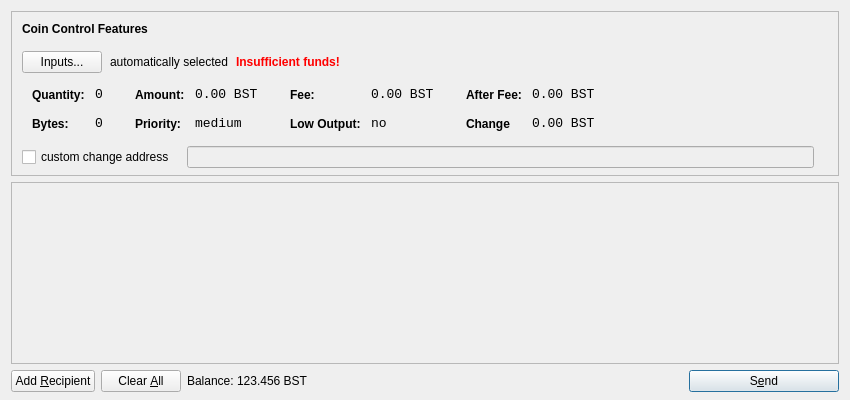
<?xml version="1.0" encoding="UTF-8"?>
<ui version="4.0">
 <class>SendCoinsDialog</class>
 <widget class="QDialog" name="SendCoinsDialog">
  <property name="geometry">
   <rect>
    <x>0</x>
    <y>0</y>
    <width>850</width>
    <height>400</height>
   </rect>
  </property>
  <property name="windowTitle">
   <string>Send Coins</string>
  </property>
  <layout class="QVBoxLayout" name="verticalLayout" stretch="0,1,0">
   <property name="bottomMargin">
    <number>8</number>
   </property>
   <item>
    <widget class="QFrame" name="frameCoinControl">
     <property name="sizePolicy">
      <sizepolicy hsizetype="Expanding" vsizetype="Expanding">
       <horstretch>0</horstretch>
       <verstretch>0</verstretch>
      </sizepolicy>
     </property>
     <property name="maximumSize">
      <size>
       <width>16777215</width>
       <height>16777215</height>
      </size>
     </property>
     <property name="frameShape">
      <enum>QFrame::StyledPanel</enum>
     </property>
     <property name="frameShadow">
      <enum>QFrame::Sunken</enum>
     </property>
     <layout class="QVBoxLayout" name="verticalLayoutCoinControl2">
      <property name="spacing">
       <number>-1</number>
      </property>
      <property name="leftMargin">
       <number>0</number>
      </property>
      <property name="topMargin">
       <number>0</number>
      </property>
      <property name="rightMargin">
       <number>0</number>
      </property>
      <property name="bottomMargin">
       <number>6</number>
      </property>
      <item>
       <layout class="QVBoxLayout" name="verticalLayoutCoinControl" stretch="0,0,0,0,1">
        <property name="spacing">
         <number>0</number>
        </property>
        <property name="leftMargin">
         <number>10</number>
        </property>
        <property name="topMargin">
         <number>10</number>
        </property>
        <item>
         <layout class="QHBoxLayout" name="horizontalLayoutCoinControl1">
          <property name="bottomMargin">
           <number>15</number>
          </property>
          <item>
           <widget class="QLabel" name="labelCoinControlFeatures">
            <property name="sizePolicy">
             <sizepolicy hsizetype="Preferred" vsizetype="Maximum">
              <horstretch>0</horstretch>
              <verstretch>0</verstretch>
             </sizepolicy>
            </property>
            <property name="font">
             <font>
              <weight>75</weight>
              <bold>true</bold>
             </font>
            </property>
            <property name="styleSheet">
             <string notr="true">font-weight:bold;</string>
            </property>
            <property name="text">
             <string>Coin Control Features</string>
            </property>
           </widget>
          </item>
         </layout>
        </item>
        <item>
         <layout class="QHBoxLayout" name="horizontalLayoutCoinControl2" stretch="0,0,0,0">
          <property name="spacing">
           <number>8</number>
          </property>
          <property name="bottomMargin">
           <number>10</number>
          </property>
          <item>
           <widget class="QPushButton" name="pushButtonCoinControl">
            <property name="styleSheet">
             <string notr="true"/>
            </property>
            <property name="text">
             <string>Inputs...</string>
            </property>
           </widget>
          </item>
          <item>
           <widget class="QLabel" name="labelCoinControlAutomaticallySelected">
            <property name="text">
             <string>automatically selected</string>
            </property>
            <property name="margin">
             <number>5</number>
            </property>
           </widget>
          </item>
          <item>
           <widget class="QLabel" name="labelCoinControlInsuffFunds">
            <property name="font">
             <font>
              <weight>75</weight>
              <bold>true</bold>
             </font>
            </property>
            <property name="styleSheet">
             <string notr="true">color:red;font-weight:bold;</string>
            </property>
            <property name="text">
             <string>Insufficient funds!</string>
            </property>
            <property name="margin">
             <number>5</number>
            </property>
           </widget>
          </item>
          <item>
           <spacer name="horizontalSpacerCoinControl">
            <property name="orientation">
             <enum>Qt::Horizontal</enum>
            </property>
            <property name="sizeHint" stdset="0">
             <size>
              <width>40</width>
              <height>1</height>
             </size>
            </property>
           </spacer>
          </item>
         </layout>
        </item>
        <item>
         <widget class="QWidget" name="widgetCoinControl" native="true">
          <property name="sizePolicy">
           <sizepolicy hsizetype="Preferred" vsizetype="Preferred">
            <horstretch>0</horstretch>
            <verstretch>0</verstretch>
           </sizepolicy>
          </property>
          <property name="minimumSize">
           <size>
            <width>0</width>
            <height>0</height>
           </size>
          </property>
          <property name="styleSheet">
           <string notr="true"/>
          </property>
          <layout class="QHBoxLayout" name="horizontalLayoutCoinControl5">
           <property name="margin">
            <number>0</number>
           </property>
           <item>
            <layout class="QHBoxLayout" name="horizontalLayoutCoinControl3" stretch="0,0,0,1">
             <property name="spacing">
              <number>20</number>
             </property>
             <property name="topMargin">
              <number>0</number>
             </property>
             <property name="bottomMargin">
              <number>10</number>
             </property>
             <item>
              <layout class="QFormLayout" name="formLayoutCoinControl1">
               <property name="horizontalSpacing">
                <number>10</number>
               </property>
               <property name="verticalSpacing">
                <number>14</number>
               </property>
               <property name="leftMargin">
                <number>10</number>
               </property>
               <property name="topMargin">
                <number>4</number>
               </property>
               <property name="rightMargin">
                <number>6</number>
               </property>
               <item row="0" column="0">
                <widget class="QLabel" name="labelCoinControlQuantityText">
                 <property name="styleSheet">
                  <string notr="true">font-weight:bold;</string>
                 </property>
                 <property name="text">
                  <string>Quantity:</string>
                 </property>
                 <property name="margin">
                  <number>0</number>
                 </property>
                </widget>
               </item>
               <item row="0" column="1">
                <widget class="QLabel" name="labelCoinControlQuantity">
                 <property name="font">
                  <font>
                   <family>Monospace</family>
                   <pointsize>10</pointsize>
                  </font>
                 </property>
                 <property name="cursor">
                  <cursorShape>IBeamCursor</cursorShape>
                 </property>
                 <property name="contextMenuPolicy">
                  <enum>Qt::ActionsContextMenu</enum>
                 </property>
                 <property name="text">
                  <string>0</string>
                 </property>
                 <property name="margin">
                  <number>0</number>
                 </property>
                 <property name="textInteractionFlags">
                  <set>Qt::LinksAccessibleByMouse|Qt::TextSelectableByKeyboard|Qt::TextSelectableByMouse</set>
                 </property>
                </widget>
               </item>
               <item row="1" column="0">
                <widget class="QLabel" name="labelCoinControlBytesText">
                 <property name="styleSheet">
                  <string notr="true">font-weight:bold;</string>
                 </property>
                 <property name="text">
                  <string>Bytes:</string>
                 </property>
                </widget>
               </item>
               <item row="1" column="1">
                <widget class="QLabel" name="labelCoinControlBytes">
                 <property name="font">
                  <font>
                   <family>Monospace</family>
                   <pointsize>10</pointsize>
                  </font>
                 </property>
                 <property name="cursor">
                  <cursorShape>IBeamCursor</cursorShape>
                 </property>
                 <property name="contextMenuPolicy">
                  <enum>Qt::ActionsContextMenu</enum>
                 </property>
                 <property name="text">
                  <string>0</string>
                 </property>
                 <property name="textInteractionFlags">
                  <set>Qt::LinksAccessibleByMouse|Qt::TextSelectableByKeyboard|Qt::TextSelectableByMouse</set>
                 </property>
                </widget>
               </item>
              </layout>
             </item>
             <item>
              <layout class="QFormLayout" name="formLayoutCoinControl2">
               <property name="horizontalSpacing">
                <number>10</number>
               </property>
               <property name="verticalSpacing">
                <number>14</number>
               </property>
               <property name="leftMargin">
                <number>6</number>
               </property>
               <property name="topMargin">
                <number>4</number>
               </property>
               <property name="rightMargin">
                <number>6</number>
               </property>
               <item row="0" column="0">
                <widget class="QLabel" name="labelCoinControlAmountText">
                 <property name="styleSheet">
                  <string notr="true">font-weight:bold;</string>
                 </property>
                 <property name="text">
                  <string>Amount:</string>
                 </property>
                 <property name="margin">
                  <number>0</number>
                 </property>
                </widget>
               </item>
               <item row="0" column="1">
                <widget class="QLabel" name="labelCoinControlAmount">
                 <property name="font">
                  <font>
                   <family>Monospace</family>
                   <pointsize>10</pointsize>
                  </font>
                 </property>
                 <property name="cursor">
                  <cursorShape>IBeamCursor</cursorShape>
                 </property>
                 <property name="contextMenuPolicy">
                  <enum>Qt::ActionsContextMenu</enum>
                 </property>
                 <property name="text">
                  <string>0.00 BST</string>
                 </property>
                 <property name="textInteractionFlags">
                  <set>Qt::LinksAccessibleByMouse|Qt::TextSelectableByKeyboard|Qt::TextSelectableByMouse</set>
                 </property>
                </widget>
               </item>
               <item row="1" column="0">
                <widget class="QLabel" name="labelCoinControlPriorityText">
                 <property name="styleSheet">
                  <string notr="true">font-weight:bold;</string>
                 </property>
                 <property name="text">
                  <string>Priority:</string>
                 </property>
                </widget>
               </item>
               <item row="1" column="1">
                <widget class="QLabel" name="labelCoinControlPriority">
                 <property name="font">
                  <font>
                   <family>Monospace</family>
                   <pointsize>10</pointsize>
                  </font>
                 </property>
                 <property name="cursor">
                  <cursorShape>IBeamCursor</cursorShape>
                 </property>
                 <property name="contextMenuPolicy">
                  <enum>Qt::ActionsContextMenu</enum>
                 </property>
                 <property name="text">
                  <string>medium</string>
                 </property>
                 <property name="textInteractionFlags">
                  <set>Qt::LinksAccessibleByMouse|Qt::TextSelectableByKeyboard|Qt::TextSelectableByMouse</set>
                 </property>
                </widget>
               </item>
              </layout>
             </item>
             <item>
              <layout class="QFormLayout" name="formLayoutCoinControl3">
               <property name="horizontalSpacing">
                <number>10</number>
               </property>
               <property name="verticalSpacing">
                <number>14</number>
               </property>
               <property name="leftMargin">
                <number>6</number>
               </property>
               <property name="topMargin">
                <number>4</number>
               </property>
               <property name="rightMargin">
                <number>6</number>
               </property>
               <item row="0" column="0">
                <widget class="QLabel" name="labelCoinControlFeeText">
                 <property name="styleSheet">
                  <string notr="true">font-weight:bold;</string>
                 </property>
                 <property name="text">
                  <string>Fee:</string>
                 </property>
                 <property name="margin">
                  <number>0</number>
                 </property>
                </widget>
               </item>
               <item row="0" column="1">
                <widget class="QLabel" name="labelCoinControlFee">
                 <property name="font">
                  <font>
                   <family>Monospace</family>
                   <pointsize>10</pointsize>
                  </font>
                 </property>
                 <property name="cursor">
                  <cursorShape>IBeamCursor</cursorShape>
                 </property>
                 <property name="contextMenuPolicy">
                  <enum>Qt::ActionsContextMenu</enum>
                 </property>
                 <property name="text">
                  <string>0.00 BST</string>
                 </property>
                 <property name="textInteractionFlags">
                  <set>Qt::LinksAccessibleByMouse|Qt::TextSelectableByKeyboard|Qt::TextSelectableByMouse</set>
                 </property>
                </widget>
               </item>
               <item row="1" column="0">
                <widget class="QLabel" name="labelCoinControlLowOutputText">
                 <property name="styleSheet">
                  <string notr="true">font-weight:bold;</string>
                 </property>
                 <property name="text">
                  <string>Low Output:</string>
                 </property>
                </widget>
               </item>
               <item row="1" column="1">
                <widget class="QLabel" name="labelCoinControlLowOutput">
                 <property name="font">
                  <font>
                   <family>Monospace</family>
                   <pointsize>10</pointsize>
                  </font>
                 </property>
                 <property name="cursor">
                  <cursorShape>IBeamCursor</cursorShape>
                 </property>
                 <property name="contextMenuPolicy">
                  <enum>Qt::ActionsContextMenu</enum>
                 </property>
                 <property name="text">
                  <string>no</string>
                 </property>
                 <property name="textInteractionFlags">
                  <set>Qt::LinksAccessibleByMouse|Qt::TextSelectableByKeyboard|Qt::TextSelectableByMouse</set>
                 </property>
                </widget>
               </item>
              </layout>
             </item>
             <item>
              <layout class="QFormLayout" name="formLayoutCoinControl4">
               <property name="horizontalSpacing">
                <number>10</number>
               </property>
               <property name="verticalSpacing">
                <number>14</number>
               </property>
               <property name="leftMargin">
                <number>6</number>
               </property>
               <property name="topMargin">
                <number>4</number>
               </property>
               <property name="rightMargin">
                <number>6</number>
               </property>
               <item row="0" column="0">
                <widget class="QLabel" name="labelCoinControlAfterFeeText">
                 <property name="styleSheet">
                  <string notr="true">font-weight:bold;</string>
                 </property>
                 <property name="text">
                  <string>After Fee:</string>
                 </property>
                 <property name="margin">
                  <number>0</number>
                 </property>
                </widget>
               </item>
               <item row="0" column="1">
                <widget class="QLabel" name="labelCoinControlAfterFee">
                 <property name="font">
                  <font>
                   <family>Monospace</family>
                   <pointsize>10</pointsize>
                  </font>
                 </property>
                 <property name="cursor">
                  <cursorShape>IBeamCursor</cursorShape>
                 </property>
                 <property name="contextMenuPolicy">
                  <enum>Qt::ActionsContextMenu</enum>
                 </property>
                 <property name="text">
                  <string>0.00 BST</string>
                 </property>
                 <property name="textInteractionFlags">
                  <set>Qt::LinksAccessibleByMouse|Qt::TextSelectableByKeyboard|Qt::TextSelectableByMouse</set>
                 </property>
                </widget>
               </item>
               <item row="1" column="0">
                <widget class="QLabel" name="labelCoinControlChangeText">
                 <property name="styleSheet">
                  <string notr="true">font-weight:bold;</string>
                 </property>
                 <property name="text">
                  <string>Change</string>
                 </property>
                </widget>
               </item>
               <item row="1" column="1">
                <widget class="QLabel" name="labelCoinControlChange">
                 <property name="font">
                  <font>
                   <family>Monospace</family>
                   <pointsize>10</pointsize>
                  </font>
                 </property>
                 <property name="cursor">
                  <cursorShape>IBeamCursor</cursorShape>
                 </property>
                 <property name="contextMenuPolicy">
                  <enum>Qt::ActionsContextMenu</enum>
                 </property>
                 <property name="text">
                  <string>0.00 BST</string>
                 </property>
                 <property name="textInteractionFlags">
                  <set>Qt::LinksAccessibleByMouse|Qt::TextSelectableByKeyboard|Qt::TextSelectableByMouse</set>
                 </property>
                </widget>
               </item>
              </layout>
             </item>
            </layout>
           </item>
          </layout>
         </widget>
        </item>
        <item>
         <layout class="QHBoxLayout" name="horizontalLayoutCoinControl4" stretch="0,0,0">
          <property name="spacing">
           <number>12</number>
          </property>
          <property name="sizeConstraint">
           <enum>QLayout::SetDefaultConstraint</enum>
          </property>
          <property name="topMargin">
           <number>5</number>
          </property>
          <property name="rightMargin">
           <number>5</number>
          </property>
          <item>
           <widget class="QCheckBox" name="checkBoxCoinControlChange">
            <property name="text">
             <string>custom change address</string>
            </property>
           </widget>
          </item>
          <item>
           <widget class="QLineEdit" name="lineEditCoinControlChange">
            <property name="enabled">
             <bool>false</bool>
            </property>
            <property name="sizePolicy">
             <sizepolicy hsizetype="Expanding" vsizetype="Fixed">
              <horstretch>0</horstretch>
              <verstretch>0</verstretch>
             </sizepolicy>
            </property>
           </widget>
          </item>
          <item>
           <widget class="QLabel" name="labelCoinControlChangeLabel">
            <property name="sizePolicy">
             <sizepolicy hsizetype="Preferred" vsizetype="Expanding">
              <horstretch>0</horstretch>
              <verstretch>0</verstretch>
             </sizepolicy>
            </property>
            <property name="minimumSize">
             <size>
              <width>0</width>
              <height>0</height>
             </size>
            </property>
            <property name="text">
             <string/>
            </property>
            <property name="margin">
             <number>3</number>
            </property>
           </widget>
          </item>
         </layout>
        </item>
        <item>
         <spacer name="verticalSpacerCoinControl">
          <property name="orientation">
           <enum>Qt::Vertical</enum>
          </property>
          <property name="sizeHint" stdset="0">
           <size>
            <width>800</width>
            <height>1</height>
           </size>
          </property>
         </spacer>
        </item>
       </layout>
      </item>
     </layout>
    </widget>
   </item>
   <item>
    <widget class="QScrollArea" name="scrollArea">
     <property name="widgetResizable">
      <bool>true</bool>
     </property>
     <widget class="QWidget" name="scrollAreaWidgetContents">
      <property name="geometry">
       <rect>
        <x>0</x>
        <y>0</y>
        <width>830</width>
        <height>165</height>
       </rect>
      </property>
      <layout class="QVBoxLayout" name="verticalLayout_2">
       <property name="margin">
        <number>0</number>
       </property>
       <item>
        <layout class="QVBoxLayout" name="entries">
         <property name="spacing">
          <number>6</number>
         </property>
        </layout>
       </item>
       <item>
        <spacer name="verticalSpacer">
         <property name="orientation">
          <enum>Qt::Vertical</enum>
         </property>
         <property name="sizeHint" stdset="0">
          <size>
           <width>20</width>
           <height>40</height>
          </size>
         </property>
        </spacer>
       </item>
      </layout>
     </widget>
    </widget>
   </item>
   <item>
    <layout class="QHBoxLayout" name="horizontalLayout">
     <item>
      <widget class="QPushButton" name="addButton">
       <property name="toolTip">
        <string>Send to multiple recipients at once</string>
       </property>
       <property name="text">
        <string>Add &amp;Recipient</string>
       </property>
       <property name="icon">
        <iconset resource="../bitcoin.qrc">
         <normaloff>:/icons/add</normaloff>:/icons/add</iconset>
       </property>
       <property name="autoDefault">
        <bool>false</bool>
       </property>
      </widget>
     </item>
     <item>
      <widget class="QPushButton" name="clearButton">
       <property name="sizePolicy">
        <sizepolicy hsizetype="Minimum" vsizetype="Fixed">
         <horstretch>0</horstretch>
         <verstretch>0</verstretch>
        </sizepolicy>
       </property>
       <property name="toolTip">
        <string>Remove all transaction fields</string>
       </property>
       <property name="text">
        <string>Clear &amp;All</string>
       </property>
       <property name="icon">
        <iconset resource="../bitcoin.qrc">
         <normaloff>:/icons/remove</normaloff>:/icons/remove</iconset>
       </property>
       <property name="autoRepeatDelay">
        <number>300</number>
       </property>
       <property name="autoDefault">
        <bool>false</bool>
       </property>
      </widget>
     </item>
     <item>
      <layout class="QHBoxLayout" name="horizontalLayout_2">
       <property name="spacing">
        <number>3</number>
       </property>
       <item>
        <widget class="QLabel" name="label">
         <property name="sizePolicy">
          <sizepolicy hsizetype="Preferred" vsizetype="Fixed">
           <horstretch>0</horstretch>
           <verstretch>0</verstretch>
          </sizepolicy>
         </property>
         <property name="text">
          <string>Balance:</string>
         </property>
        </widget>
       </item>
       <item>
        <widget class="QLabel" name="labelBalance">
         <property name="sizePolicy">
          <sizepolicy hsizetype="Preferred" vsizetype="Fixed">
           <horstretch>0</horstretch>
           <verstretch>0</verstretch>
          </sizepolicy>
         </property>
         <property name="cursor">
          <cursorShape>IBeamCursor</cursorShape>
         </property>
         <property name="text">
          <string>123.456 BST</string>
         </property>
         <property name="textInteractionFlags">
          <set>Qt::LinksAccessibleByMouse|Qt::TextSelectableByKeyboard|Qt::TextSelectableByMouse</set>
         </property>
        </widget>
       </item>
      </layout>
     </item>
     <item>
      <spacer name="horizontalSpacer">
       <property name="orientation">
        <enum>Qt::Horizontal</enum>
       </property>
       <property name="sizeHint" stdset="0">
        <size>
         <width>40</width>
         <height>20</height>
        </size>
       </property>
      </spacer>
     </item>
     <item>
      <widget class="QPushButton" name="sendButton">
       <property name="minimumSize">
        <size>
         <width>150</width>
         <height>0</height>
        </size>
       </property>
       <property name="toolTip">
        <string>Confirm the send action</string>
       </property>
       <property name="text">
        <string>S&amp;end</string>
       </property>
       <property name="icon">
        <iconset resource="../bitcoin.qrc">
         <normaloff>:/icons/send</normaloff>:/icons/send</iconset>
       </property>
       <property name="default">
        <bool>true</bool>
       </property>
      </widget>
     </item>
    </layout>
   </item>
  </layout>
 </widget>
 <resources>
  <include location="../bitcoin.qrc"/>
 </resources>
 <connections/>
</ui>
